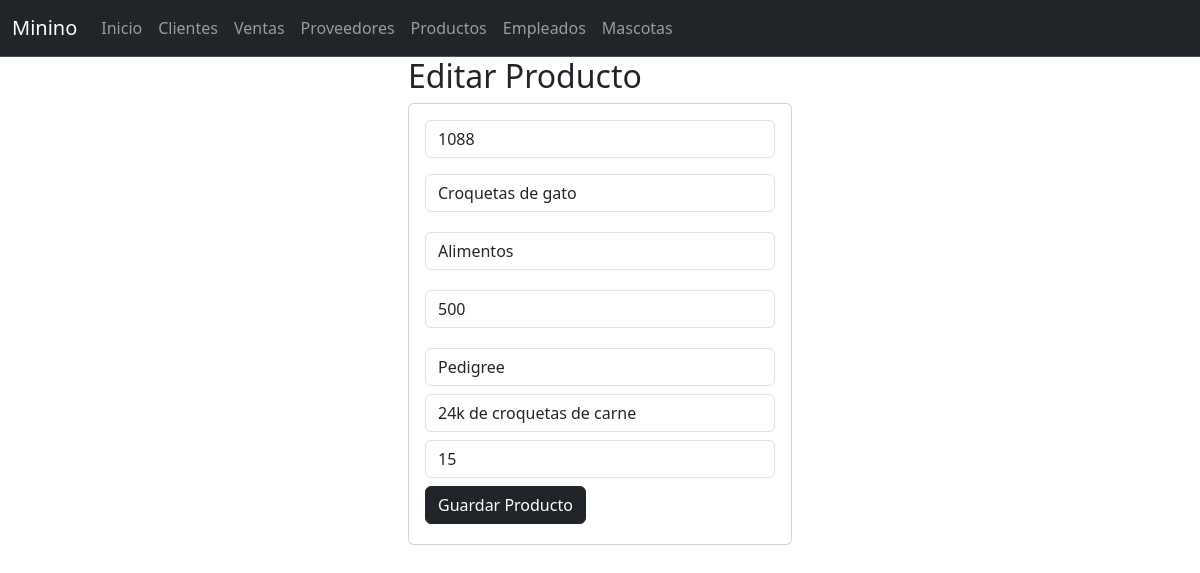
Screenshot of /seleccionarProducto/1088 with the database file from the repository.
### productos_app/models.py (models this page shows, shortened)
class Producto(models.Model):
    codigo=models.PositiveSmallIntegerField(primary_key=True,max_length=60)
    nombre=models.CharField(max_length=100)
    tipo=models.CharField(max_length=60)
    precio=models.PositiveSmallIntegerField()
    marca=models.CharField(max_length=60)
    descripcion=models.CharField(max_length=60)
    stock=models.PositiveSmallIntegerField()

### productos_app/views.py (the view)
# urls.py: path("seleccionarProducto/<codigo>",views.seleccionarProducto,name="seleccionarProducto"),
def seleccionarProducto(request,codigo):
    producto=Producto.objects.get(codigo=codigo)
    return render(request,"editarProducto.html",{"misproductos":producto})

### productos_app/templates/editarProducto.html
{% extends "base.html" %}
{% block cuerpo %}
<div class="row">
    <div class="col-md-4 offset-md-4">
        <h2>Editar Producto</h2>
        <div class="card">
            <div class="card-body">
                <form action="/editarProducto/" method="POST"> {% csrf_token %}
                    <div class="form-group">
                        <input type="text" id="txtcodigo" name="txtcodigo" class="form-control" value="{{misproductos.codigo}}" minlength="1" maxlength="6" readonly required>
                    </div>
                    <div class="form-group py-3">
                            <input type="text" id="txtnombre" name="txtnombre" class="form-control" value="{{misproductos.nombre}}" maxlength="100" required>
                        </div>
                    <div class="form-group py-1">
                        <input type="text" id="txttipo" name="txttipo" class="form-control" minlength="1" maxlength="9" value="{{misproductos.tipo}}" required>
                    </div>
                    <div class="form-group py-3">
                        <input type="text" id="txtprecio" name="txtprecio" class="form-control" value="{{misproductos.precio}}" maxlength="100" required>
                    </div>
                    <div class="form-group py-1">
                        <input type="text" id="txtmarca" name="txtmarca" class="form-control" minlength="1" maxlength="9" value="{{misproductos.marca}}" required>
                    </div>
                    <div class="form-group py-1">
                        <input type="text" id="txtdescripcion" name="txtdescripcion" class="form-control" minlength="1" maxlength="9" value="{{misproductos.descripcion}}" required>
                    </div>
                    <div class="form-group py-1">
                        <input type="text" id="txtstock" name="txtstock" class="form-control" minlength="1" maxlength="9" value="{{misproductos.stock}}" required>
                    </div>
                    <div class="form-group py-1">
                        <button type="submit" class="btn btn-dark">Guardar Producto</button>
                    </div>
                </form>
            </div>
        </div>
    </div>
</div>
{% endblock %}

### rows the page displays
Producto: txtcodigo "1088", txtnombre "Croquetas de gato", txttipo "Alimentos", txtprecio "500", txtmarca "Pedigree", txtdescripcion "24k de croquetas de carne", txtstock "15"
